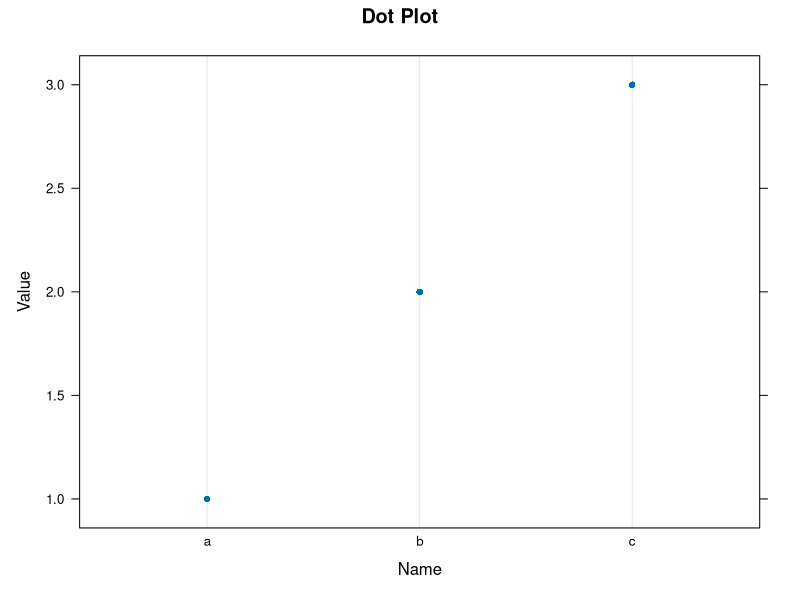

This chart was generated by the following R code:
library(lattice)

#Creating a data frame
df<-data.frame(
  Name = c("a","b","c"),
  Value = c(1,2,3)
)
dev.off()
dotplot(
  x=Value~Name,
  data = df,
  main = "Dot Plot",
  xlab = "Name",
  ylab = "Value"
)


